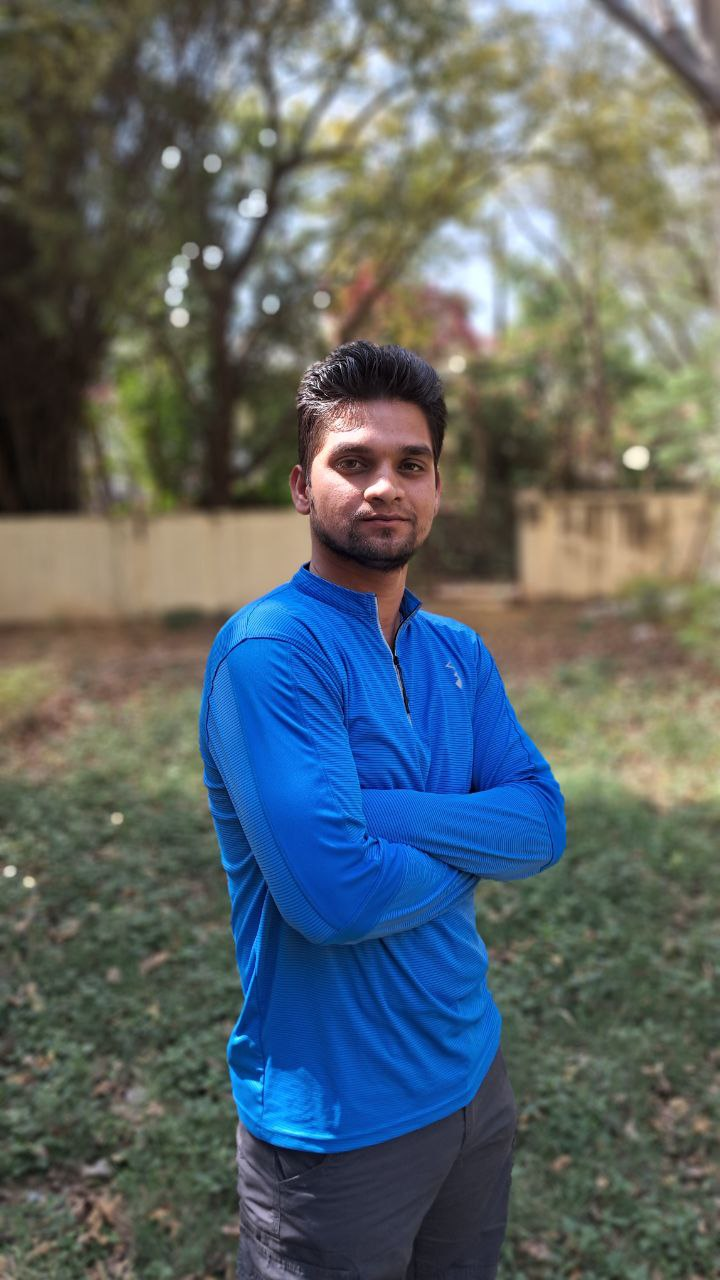
#> input picture example.jpg, 720 x 1280 px, found by its file name
$ python Color_conversions_and_cropping.py
#> lines starting #> are read from the running program, lines starting #| are printed output that depends on the picture
import cv2
import matplotlib.pyplot as plt

image = cv2.imread('d:/Codingal-Codes/AI_expert/example.jpg')
#> image is the input picture: shape (1280, 720, 3); mean B, G, R 104.8, 101.7, 91.6

# Convert BGR to RGB
image_rgb = cv2.cvtColor(image, cv2.COLOR_BGR2GRAY)
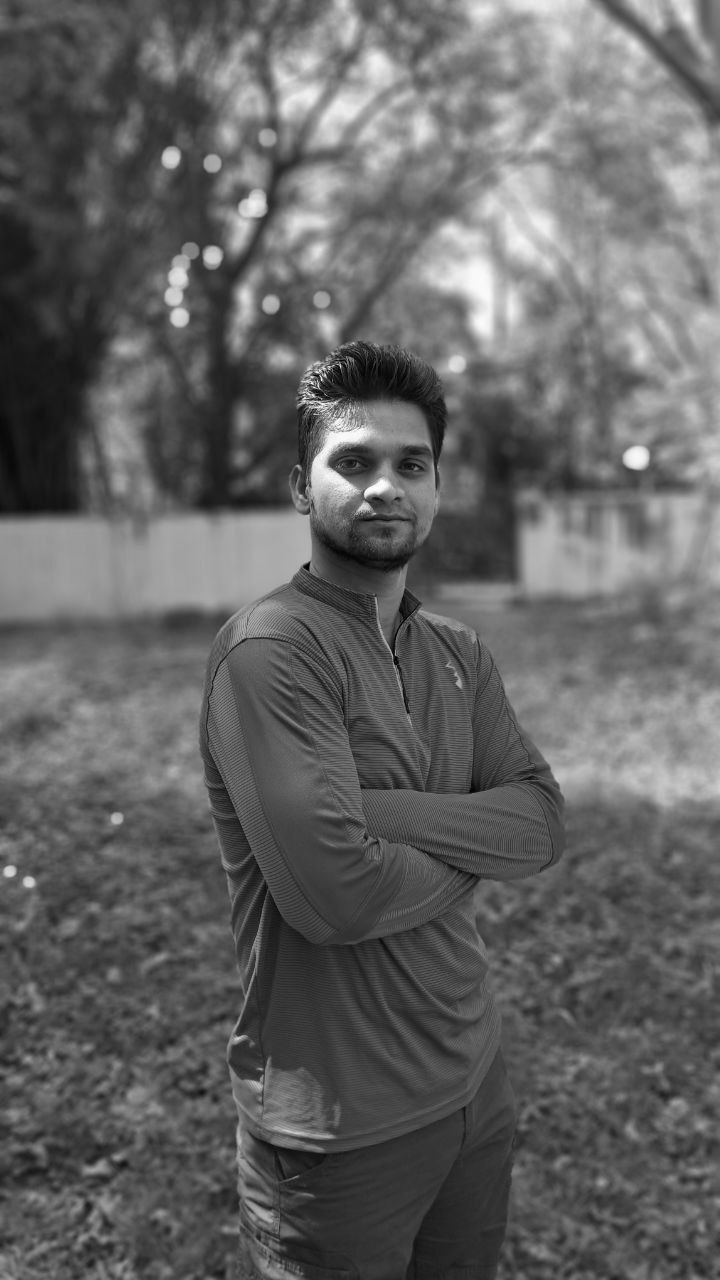
#> image_rgb: shape (1280, 720); min 0, max 255, mean 99
plt.imshow(image_rgb)
plt.title("RGB Image")
plt.show()

# Convert to Grayscale
gray_image = cv2.cvtColor(image, cv2.COLOR_BGR2GRAY)
plt.imshow(gray_image, cmap='gray')
plt.title("Grayscale Image")
plt.show()

# Cropping the image
# Assume we know the region we want: rows 100 to 300, colums 200 to 400
cropped_image = image[100:300, 200:400]
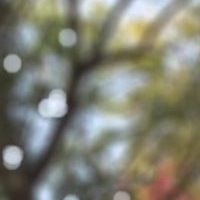
#> cropped_image: shape (200, 200, 3); mean B, G, R 115.2, 128.9, 128.9
cropped_rgb = cv2.cvtColor(cropped_image, cv2.COLOR_BGR2RGB)
plt.imshow(cropped_rgb)
plt.title("Cropped Region")
plt.show()
